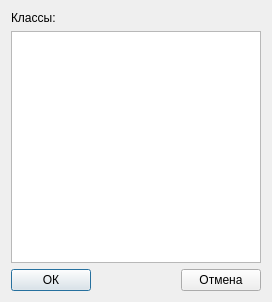
<?xml version="1.0" encoding="UTF-8"?>
<ui version="4.0">
 <class>DlgClassFilter</class>
 <widget class="QDialog" name="DlgClassFilter">
  <property name="geometry">
   <rect>
    <x>0</x>
    <y>0</y>
    <width>272</width>
    <height>302</height>
   </rect>
  </property>
  <property name="windowTitle">
   <string>Фильтр классов</string>
  </property>
  <layout class="QGridLayout" name="gridLayout">
   <item row="0" column="0">
    <widget class="QLabel" name="label">
     <property name="text">
      <string>Классы:</string>
     </property>
    </widget>
   </item>
   <item row="2" column="0">
    <widget class="QPushButton" name="ButtonOK">
     <property name="text">
      <string>ОК</string>
     </property>
    </widget>
   </item>
   <item row="2" column="1">
    <spacer name="horizontalSpacer">
     <property name="orientation">
      <enum>Qt::Horizontal</enum>
     </property>
     <property name="sizeHint" stdset="0">
      <size>
       <width>89</width>
       <height>20</height>
      </size>
     </property>
    </spacer>
   </item>
   <item row="2" column="2">
    <widget class="QPushButton" name="ButtonCancel">
     <property name="text">
      <string>Отмена</string>
     </property>
    </widget>
   </item>
   <item row="1" column="0" colspan="3">
    <widget class="QListWidget" name="ListClassif"/>
   </item>
  </layout>
 </widget>
 <resources/>
 <connections/>
</ui>
